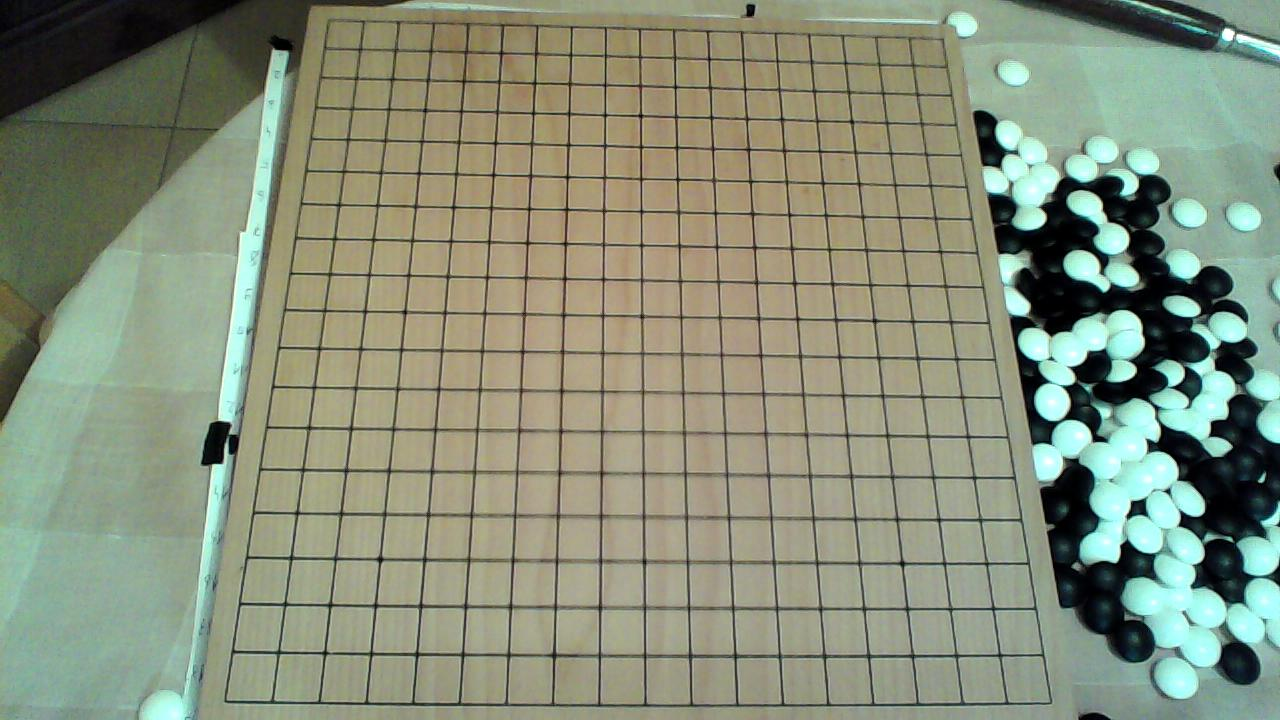
#> input picture HW[6]/LineDetection.jpg, 1280 x 720 px, found by its file name
$ jupyter execute HW6.ipynb
#> lines starting #> are read from the running program, lines starting #| are printed output that depends on the picture; after the words box and inside, x2 and y2 are one past the last pixel; in counts of white or black regions, pixels touching at a corner belong together
[cell 1]
import numpy as np
import cv2
import matplotlib.pyplot as plt
import math

# Q2

Read `LineDetection.jpg` (the image below)

Use Hough to detect lines.

Note that you should consider the `Threshold`!

Here the threshold is `250`

[cell 2]
# Read image
img = cv2.imread('/content/LineDetection.jpg', cv2.IMREAD_COLOR) # road.png is the filename
#> img is the input picture: shape (720, 1280, 3); mean B, G, R 122.6, 143.5, 135.3
# Convert the image to gray-scale
gray = cv2.cvtColor(img, cv2.COLOR_BGR2GRAY)
# Find the edges in the image using canny detector
edges = cv2.Canny(gray, 50, 200)
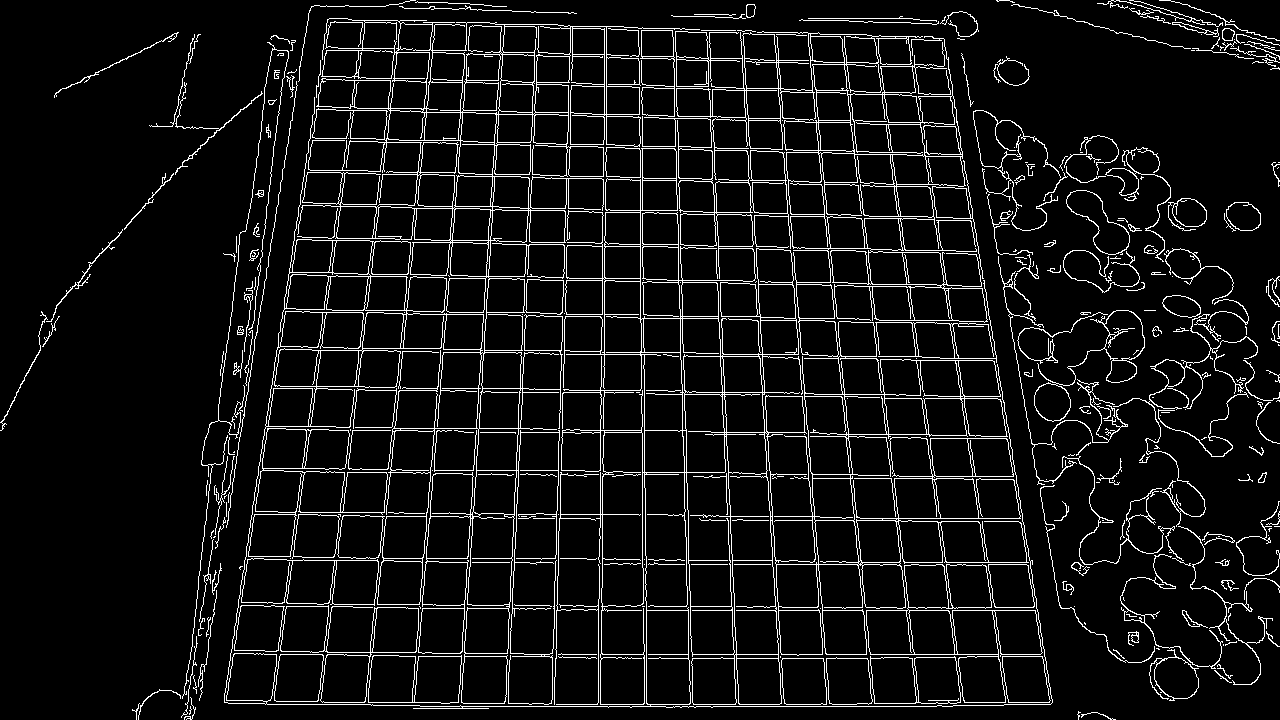
#> edges: shape (720, 1280); 7.4% white in thin lines or dots
# Detect points that form a line
lines = cv2.HoughLines(edges, 1, np.pi/180, 250)
#> lines = 74 rows, first 8: [654, 1.57], [341, 1.59], [306, 1.59], [706, 1.57], [610, 1.57], [704, 1.57], [270, 1.59], [379, 1.59]
for line in lines:
    rho,theta = line[0]
    a = np.cos(theta)
    b = np.sin(theta)
    x0 = a*rho
    y0 = b*rho
    x1 = int(x0 + 1000*(-b))
    y1 = int(y0 + 1000*(a))
    x2 = int(x0 - 1000*(-b))
    y2 = int(y0 - 1000*(a))
    cv2.line(img,(x1,y1),(x2,y2),(255,0,255),2)
#> this loop made 74 passes
#> (rho, theta, a, b, x0, y0, x1, y1) on passes 1 to 12: (654, 1.57, -4.37e-08, 1, -2.86e-05, 654, -1000, 653), (341, 1.59, -0.0175, 1, -5.95, 340.9, -1005, 323), (306, 1.59, -0.0175, 1, -5.34, 306, -1005, 288), (706, 1.57, -4.37e-08, 1, -3.09e-05, 706, -1000, 705), (610, 1.57, -4.37e-08, 1, -2.67e-05, 610, -1000, 609), (704, 1.57, -4.37e-08, 1, -3.08e-05, 704, -1000, 703), (270, 1.59, -0.0175, 1, -4.71, 270, -1004, 252), (379, 1.59, -0.0175, 1, -6.61, 378.9, -1006, 361), (344, 1.59, -0.0175, 1, -6, 343.9, -1005, 326), (304, 1.59, -0.0175, 1, -5.31, 304, -1005, 286), (564, 1.57, -4.37e-08, 1, -2.47e-05, 564, -1000, 563), (382, 1.59, -0.0175, 1, -6.67, 381.9, -1006, 364)
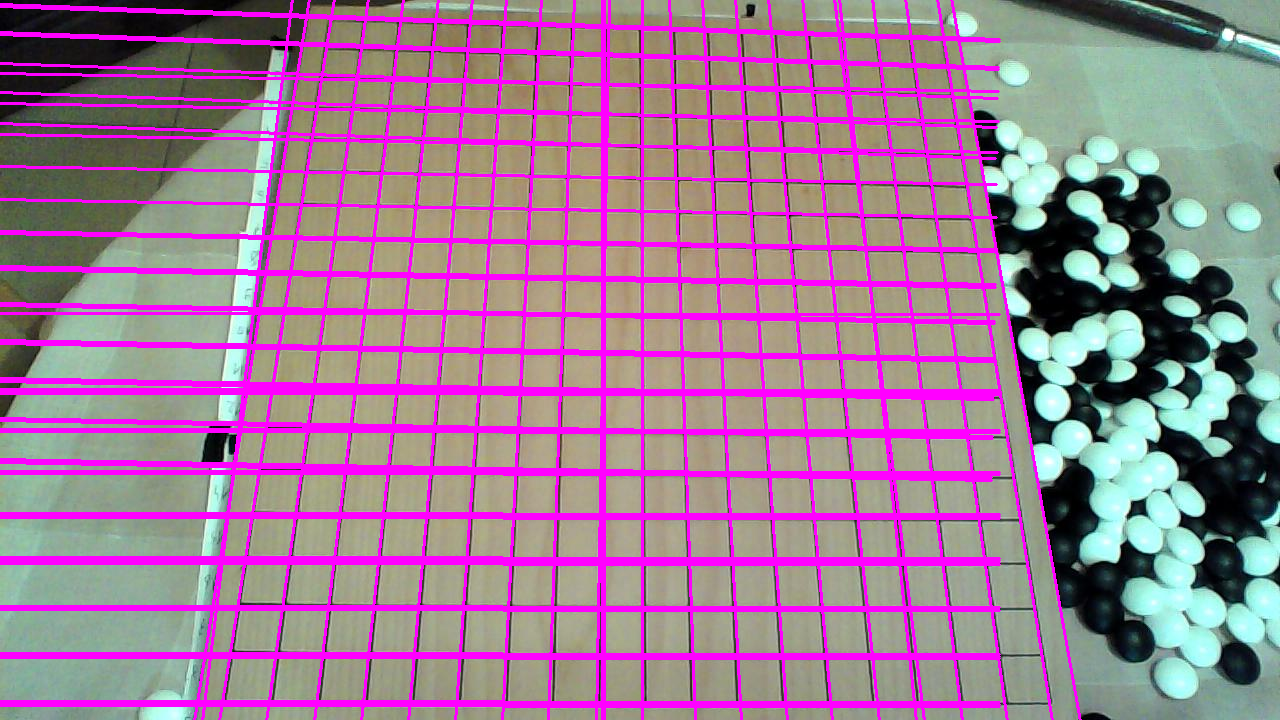
#> img: shape (720, 1280, 3); 17.82% of pixels changed, all inside (x1, y1, x2, y2) = (0, 0, 1082, 720)
# Show result
plt.imshow(img)

Here is a sample output:

Now use *Probabilistic Hough Transform*. then, apply it to this picture.

[cell 3]
# Read image
img = cv2.imread('/content/LineDetection.jpg', cv2.IMREAD_COLOR) # road.png is the filename
# Convert the image to gray-scale
gray = cv2.cvtColor(img, cv2.COLOR_BGR2GRAY)
# Find the edges in the image using canny detector
edges = cv2.Canny(gray, 50, 200)
# Detect points that form a line
lines = cv2.HoughLinesP(edges, 1, np.pi/180, 80, minLineLength=10, maxLineGap=200)
#> lines = 204 rows, first 6: [190, 654, 1256, 654], [56, 307, 1278, 329], [39, 341, 1249, 363], [82, 271, 1274, 292], [420, 706, 952, 706], [195, 610, 1251, 610]
# Draw lines on the image
for line in lines:
    x1, y1, x2, y2 = line[0]
    cv2.line(img, (x1, y1), (x2, y2), (255, 0, 255), 3)
#> this loop made 204 passes
#> line on passes 26 to 28: [[308, 16, 964, 39]], [[200, 564, 1278, 564]], [[908, 18, 1005, 702]]
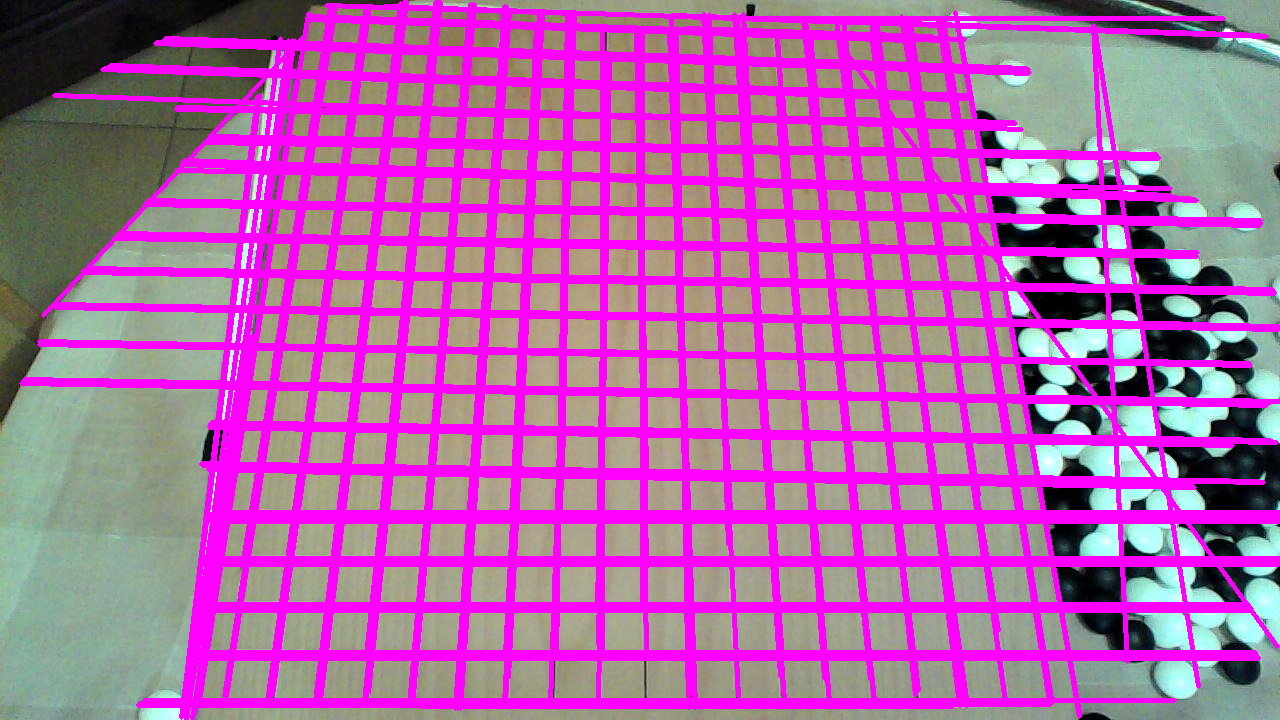
#> img: shape (720, 1280, 3); mean B, G, R 169.9, 97.4, 177.6
# Show result
plt.imshow(img)

Here is a sample output (Not the best one):

Note that you should find the optimum amount of parameters which are used in this algorithm.

# Q3

What does this cell of code do? Explain the algorithm.

Then Compare it with the results of the previous part.

[cell 4]
img = cv2.imread("LineDetection.jpg",0)
#> img: shape (720, 1280); min 0, max 255, mean 138.7
imgcolorous = cv2.imread('LineDetection.jpg')
UNKNOWN = cv2.createLineSegmentDetector(0)
lines = UNKNOWN.detect(img)[0]
drawn_img = UNKNOWN.drawSegments(imgcolorous,lines)
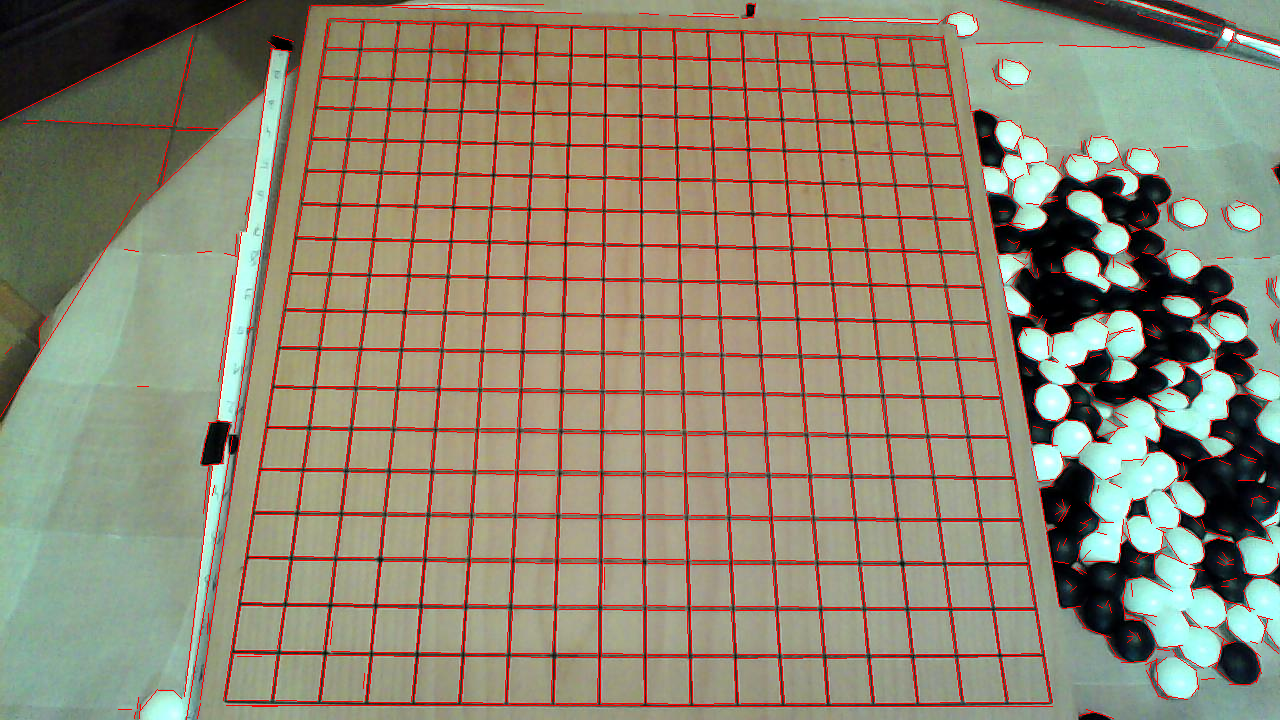
#> drawn_img: shape (720, 1280, 3); mean B, G, R 115.2, 135, 143.6
cv2.imwrite('UNKNOWN.jpg',drawn_img)
#> Out = True

# Q4

In the cells below you should define two functions that one of them covert RGB to CMYK and another one Convert them vice versa.

[cell 5]
def f(x, k, scale):
  return (1-x-k)/(1-k)*scale

def rgb_to_cmyk(r, g, b, RGB_SCALE = 255, CMYK_SCALE = 100):
  r, g, b = r/RGB_SCALE, g/RGB_SCALE, b/RGB_SCALE
  k = 1 - max(r,g,b)
  c, m, y = f(r, k, CMYK_SCALE), f(g, k, CMYK_SCALE), f(b, k, CMYK_SCALE)
  return round(c), round(m), round(y), round(k*CMYK_SCALE)

[cell 6]
rgb_to_cmyk(25, 56, 25)

Expected Output: (55, 0, 55, 78)

[cell 7]
def f(x, k, scale):
  return (x*(k-1) - k + 1) * scale

def cmyk_to_rgb(c, m, y, k, CMYK_SCALE = 100, RGB_SCALE = 255):
  c, m, y, k = c/CMYK_SCALE, m/CMYK_SCALE, y/CMYK_SCALE, k/CMYK_SCALE
  r, g, b = f(c, k, RGB_SCALE), f(m, k, RGB_SCALE), f(y, k, RGB_SCALE)
